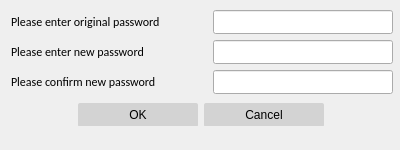
<?xml version="1.0" encoding="UTF-8"?>
<ui version="4.0">
 <class>modifyPasswordDialog</class>
 <widget class="QDialog" name="modifyPasswordDialog">
  <property name="enabled">
   <bool>true</bool>
  </property>
  <property name="geometry">
   <rect>
    <x>0</x>
    <y>0</y>
    <width>400</width>
    <height>150</height>
   </rect>
  </property>
  <property name="sizePolicy">
   <sizepolicy hsizetype="Fixed" vsizetype="Fixed">
    <horstretch>0</horstretch>
    <verstretch>0</verstretch>
   </sizepolicy>
  </property>
  <property name="minimumSize">
   <size>
    <width>400</width>
    <height>80</height>
   </size>
  </property>
  <property name="maximumSize">
   <size>
    <width>400</width>
    <height>150</height>
   </size>
  </property>
  <property name="font">
   <font>
    <family>Calibri</family>
   </font>
  </property>
  <property name="windowTitle">
   <string>Dialog</string>
  </property>
  <property name="sizeGripEnabled">
   <bool>false</bool>
  </property>
  <property name="modal">
   <bool>false</bool>
  </property>
  <widget class="QWidget" name="layoutWidget">
   <property name="geometry">
    <rect>
     <x>11</x>
     <y>10</y>
     <width>382</width>
     <height>116</height>
    </rect>
   </property>
   <layout class="QVBoxLayout" name="verticalLayout">
    <item>
     <layout class="QHBoxLayout" name="horizontalLayout">
      <item>
       <widget class="QLabel" name="label_1">
        <property name="font">
         <font>
          <family>Calibri</family>
          <pointsize>9</pointsize>
          <weight>50</weight>
          <bold>false</bold>
         </font>
        </property>
        <property name="layoutDirection">
         <enum>Qt::LeftToRight</enum>
        </property>
        <property name="frameShadow">
         <enum>QFrame::Plain</enum>
        </property>
        <property name="text">
         <string>Please enter original password</string>
        </property>
        <property name="textFormat">
         <enum>Qt::AutoText</enum>
        </property>
        <property name="scaledContents">
         <bool>false</bool>
        </property>
        <property name="wordWrap">
         <bool>false</bool>
        </property>
       </widget>
      </item>
      <item>
       <widget class="QLineEdit" name="lineEditOriginalPassword">
        <property name="sizePolicy">
         <sizepolicy hsizetype="Fixed" vsizetype="Fixed">
          <horstretch>0</horstretch>
          <verstretch>0</verstretch>
         </sizepolicy>
        </property>
        <property name="maximumSize">
         <size>
          <width>180</width>
          <height>24</height>
         </size>
        </property>
        <property name="font">
         <font>
          <family>Calibri</family>
         </font>
        </property>
        <property name="maxLength">
         <number>12</number>
        </property>
        <property name="echoMode">
         <enum>QLineEdit::Password</enum>
        </property>
       </widget>
      </item>
     </layout>
    </item>
    <item>
     <layout class="QHBoxLayout" name="horizontalLayout_9">
      <item>
       <widget class="QLabel" name="label">
        <property name="text">
         <string>Please enter new password</string>
        </property>
       </widget>
      </item>
      <item>
       <widget class="QLineEdit" name="lineEditNewPassword">
        <property name="maximumSize">
         <size>
          <width>180</width>
          <height>24</height>
         </size>
        </property>
        <property name="maxLength">
         <number>12</number>
        </property>
        <property name="echoMode">
         <enum>QLineEdit::Password</enum>
        </property>
       </widget>
      </item>
     </layout>
    </item>
    <item>
     <layout class="QHBoxLayout" name="horizontalLayout_2">
      <item>
       <widget class="QLabel" name="label_2">
        <property name="text">
         <string>Please confirm new password</string>
        </property>
       </widget>
      </item>
      <item>
       <widget class="QLineEdit" name="lineEditConfirmPassword">
        <property name="maximumSize">
         <size>
          <width>180</width>
          <height>24</height>
         </size>
        </property>
        <property name="echoMode">
         <enum>QLineEdit::Password</enum>
        </property>
       </widget>
      </item>
     </layout>
    </item>
    <item>
     <widget class="QDialogButtonBox" name="buttonBox">
      <property name="minimumSize">
       <size>
        <width>380</width>
        <height>30</height>
       </size>
      </property>
      <property name="maximumSize">
       <size>
        <width>380</width>
        <height>30</height>
       </size>
      </property>
      <property name="font">
       <font>
        <family>Calibri</family>
        <pointsize>10</pointsize>
        <weight>75</weight>
        <italic>false</italic>
        <bold>true</bold>
        <underline>false</underline>
        <strikeout>false</strikeout>
        <kerning>true</kerning>
       </font>
      </property>
      <property name="autoFillBackground">
       <bool>false</bool>
      </property>
      <property name="styleSheet">
       <string notr="true">        QPushButton {
		font: 9pt &quot;Calibri&quot;;
		width: 120px;
        color: black;
        border-color: darkGray;
        border-style: solid;
        border-radius: 2;
        padding: 5 px;
        background-color: lightGray;
        }
        QPushButton:hover {
        background-color: darkGray;
        }
        QPushButton:Pressed {
        background-color: darkGray;
        }
</string>
      </property>
      <property name="orientation">
       <enum>Qt::Horizontal</enum>
      </property>
      <property name="standardButtons">
       <set>QDialogButtonBox::Cancel|QDialogButtonBox::Ok</set>
      </property>
      <property name="centerButtons">
       <bool>true</bool>
      </property>
     </widget>
    </item>
   </layout>
  </widget>
 </widget>
 <resources/>
 <connections>
  <connection>
   <sender>buttonBox</sender>
   <signal>accepted()</signal>
   <receiver>modifyPasswordDialog</receiver>
   <slot>accept()</slot>
   <hints>
    <hint type="sourcelabel">
     <x>179</x>
     <y>76</y>
    </hint>
    <hint type="destinationlabel">
     <x>179</x>
     <y>49</y>
    </hint>
   </hints>
  </connection>
  <connection>
   <sender>buttonBox</sender>
   <signal>rejected()</signal>
   <receiver>modifyPasswordDialog</receiver>
   <slot>reject()</slot>
   <hints>
    <hint type="sourcelabel">
     <x>179</x>
     <y>76</y>
    </hint>
    <hint type="destinationlabel">
     <x>179</x>
     <y>49</y>
    </hint>
   </hints>
  </connection>
 </connections>
</ui>
